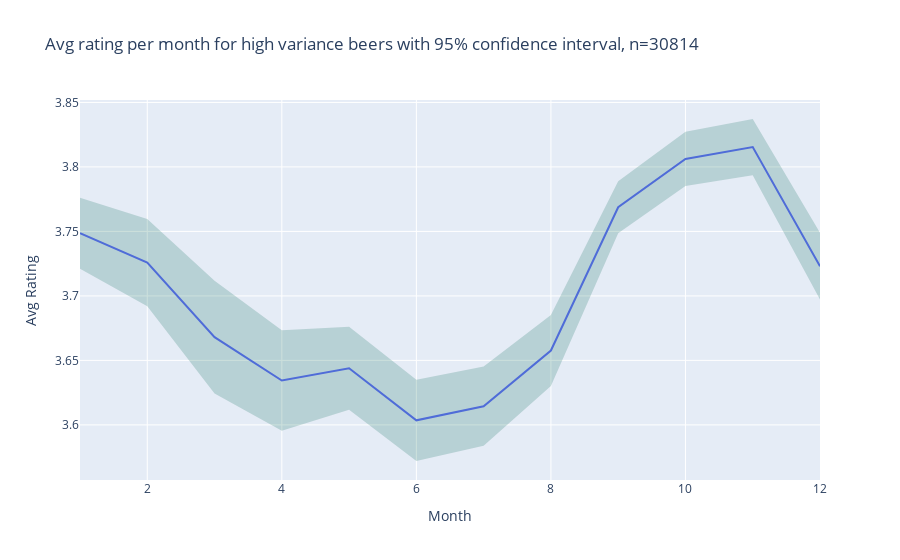

Write notebook code for a chart like this one.
### Code cell
variance_reviews_df = reviews_df[reviews_df["beer_id"].isin(seasonal_beer_ids)]
monthly_avg_ci_fig(variance_reviews_df,
                   title = f'Avg rating per month for high variance beers with 95% confidence interval, n={variance_reviews_df.shape[0]}')

### Figure 1 — Plotly figure (JSON) as saved in the notebook; plotly's stock layout.template omitted (floating-point values rounded to 4 significant figures)
{"data": [{"hovertemplate": "Month=%{x}<br>Avg Rating=%{y}<extra></extra>", "legendgroup": "", "line": {"color": "#636efa", "dash": "solid"}, "marker": {"symbol": "circle"}, "mode": "lines", "name": "", "orientation": "v", "showlegend": false, "type": "scatter", "x": [1, 2, 3, 4, 5, 6, 7, 8, 9, 10, 11, 12], "xaxis": "x", "y": [3.749, 3.726, 3.668, 3.634, 3.644, 3.604, 3.614, 3.658, 3.769, 3.806, 3.815, 3.723], "yaxis": "y"}, {"fill": "toself", "fillcolor": "rgba(0,100,80,0.2)", "hoverinfo": "skip", "line": {"color": "rgba(255,255,255,0)"}, "showlegend": false, "type": "scatter", "x": [1, 2, 3, 4, 5, 6, 7, 8, 9, 10, 11, 12, 12, 11, 10, 9, 8, 7, 6, 5, 4, 3, 2, 1], "y": [3.776, 3.76, 3.712, 3.673, 3.676, 3.635, 3.645, 3.685, 3.789, 3.827, 3.837, 3.749, 3.697, 3.794, 3.785, 3.749, 3.63, 3.584, 3.572, 3.612, 3.595, 3.624, 3.692, 3.721]}], "layout": {"legend": {"tracegroupgap": 0}, "title": {"text": "Avg rating per month for high variance beers with 95% confidence interval, n=30814"}, "xaxis": {"anchor": "y", "domain": [0, 1], "title": {"text": "Month"}}, "yaxis": {"anchor": "x", "domain": [0, 1], "title": {"text": "Avg Rating"}}}}
